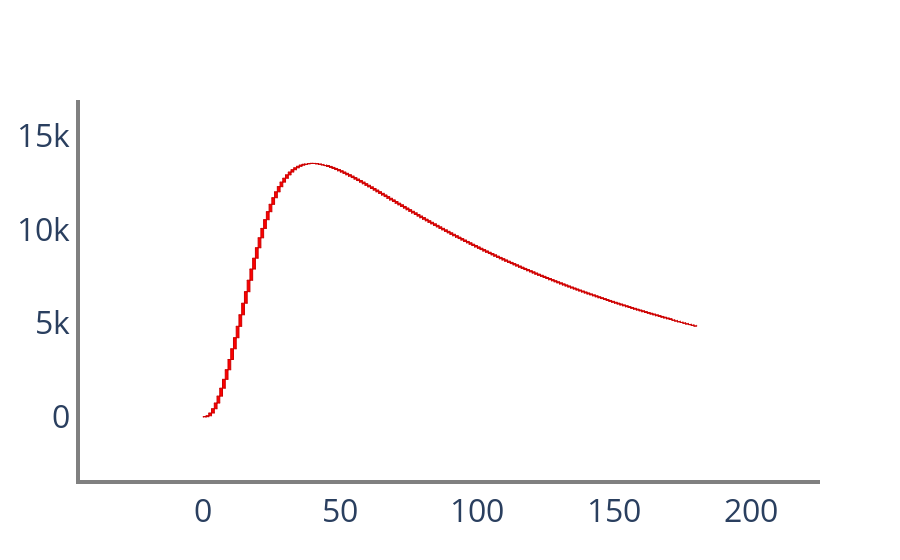

Here is the notebook cell this chart was saved with:
### Code cell
fig = plot_variable(go.Figure(), traces, 'Qgut', 'verify')
